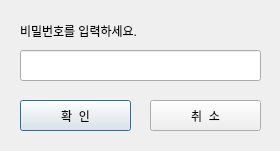
<?xml version="1.0" encoding="UTF-8"?>
<ui version="4.0">
 <class>DeleteCircleDialog</class>
 <widget class="QDialog" name="DeleteCircleDialog">
  <property name="geometry">
   <rect>
    <x>0</x>
    <y>0</y>
    <width>280</width>
    <height>151</height>
   </rect>
  </property>
  <property name="minimumSize">
   <size>
    <width>280</width>
    <height>151</height>
   </size>
  </property>
  <property name="maximumSize">
   <size>
    <width>280</width>
    <height>151</height>
   </size>
  </property>
  <property name="windowTitle">
   <string/>
  </property>
  <widget class="QLineEdit" name="lineEdit">
   <property name="geometry">
    <rect>
     <x>20</x>
     <y>50</y>
     <width>241</width>
     <height>31</height>
    </rect>
   </property>
   <property name="minimumSize">
    <size>
     <width>241</width>
     <height>31</height>
    </size>
   </property>
  </widget>
  <widget class="QPushButton" name="okButton">
   <property name="geometry">
    <rect>
     <x>20</x>
     <y>100</y>
     <width>111</width>
     <height>31</height>
    </rect>
   </property>
   <property name="minimumSize">
    <size>
     <width>111</width>
     <height>31</height>
    </size>
   </property>
   <property name="styleSheet">
    <string notr="true">font: 10pt &quot;나눔바른고딕&quot;;</string>
   </property>
   <property name="text">
    <string>확  인</string>
   </property>
  </widget>
  <widget class="QPushButton" name="cancelButton">
   <property name="geometry">
    <rect>
     <x>150</x>
     <y>100</y>
     <width>111</width>
     <height>31</height>
    </rect>
   </property>
   <property name="minimumSize">
    <size>
     <width>111</width>
     <height>31</height>
    </size>
   </property>
   <property name="styleSheet">
    <string notr="true">font: 10pt &quot;나눔바른고딕&quot;;</string>
   </property>
   <property name="text">
    <string>취  소</string>
   </property>
  </widget>
  <widget class="QWidget" name="layoutWidget">
   <property name="geometry">
    <rect>
     <x>20</x>
     <y>20</y>
     <width>243</width>
     <height>22</height>
    </rect>
   </property>
   <layout class="QHBoxLayout" name="horizontalLayout">
    <item>
     <widget class="QLabel" name="label">
      <property name="styleSheet">
       <string notr="true">font: 10pt &quot;나눔바른고딕&quot;;</string>
      </property>
      <property name="text">
       <string>비밀번호를 입력하세요.</string>
      </property>
     </widget>
    </item>
    <item>
     <spacer name="horizontalSpacer">
      <property name="orientation">
       <enum>Qt::Horizontal</enum>
      </property>
      <property name="sizeType">
       <enum>QSizePolicy::Minimum</enum>
      </property>
      <property name="sizeHint" stdset="0">
       <size>
        <width>108</width>
        <height>20</height>
       </size>
      </property>
     </spacer>
    </item>
   </layout>
  </widget>
 </widget>
 <resources/>
 <connections/>
</ui>
